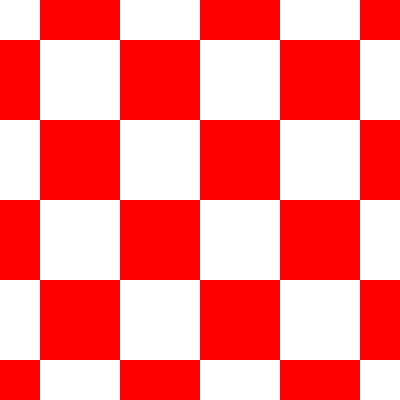
Frame 1 (no input)
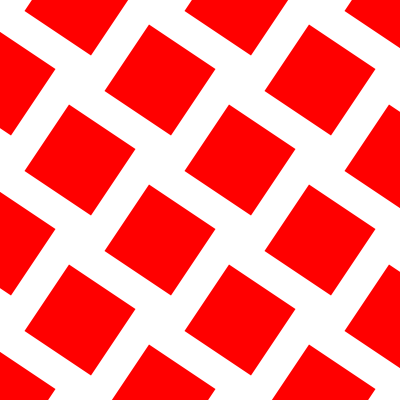
Frame 60 (the mouse pressed at the canvas centre just before this capture)
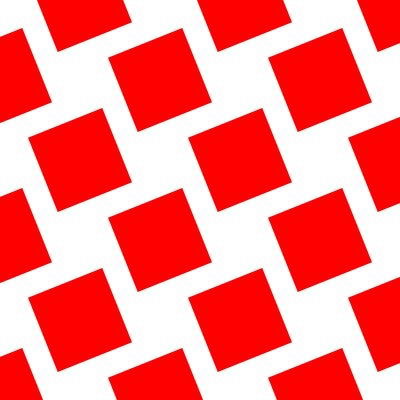
Frame 120 (the mouse held since frame 60 and released just before this capture)

The Processing sketch that drew these frames (run headless with seeded random() and noise(); from frame 60 on, the mouse is pressed at the canvas centre):

// Processing sketch: S_2018_077_checkerNegativeSpace
// ── S_2018_077_checkerNegativeSpace.pde
int div = 5;
float a;
boolean toggle=true;
float spacing;
void setup() {
  size(400, 400);
  rectMode(CENTER);
  noStroke();
  spacing = width*1.0/div;
  
}

void draw() {
  background(toggle?color(255):color(255,0,0));

  for (int i = -2; i < div+1; i++) {
    for (int j = -2; j < div+1; j++) {
      float param = 0.5*(i+j)/(div);
      if (i % 2 == 0) {
        if (j % 2 != 0) display(i*spacing, j*spacing, spacing,a);
      } else {
        if (j % 2 == 0) display(i*spacing, j*spacing, spacing,a);
      }
    }
  }

  if (a >= PI/2) {
    toggle = !toggle;
    a = 0;
  }
  a += 0.01;
}

void display(float x, float y, float spacing, float a) {

  pushMatrix();
  if (!toggle) {
    translate(spacing,0);
  }
  fill(toggle?color(255,0,0):255);
  translate(x, y);
  rotate(a);
  rect(0, 0, spacing, spacing);
  popMatrix();
}

void checkerFill(int i, int j) {
  if (i % 2 == 0) {
    if (j % 2 == 0) fill(0);
    if (j % 2 != 0) fill(255);
  } else {
    if (j % 2 == 0) fill(255);
    if (j % 2 != 0) fill(0);
  }
}

// ── M_1_Curve.pde
class Curve {
  ArrayList<PVector> vertices = new ArrayList<PVector>();
  boolean closeState;
  color curveColor;

  /* Constructor that takes PShape directly */

  Curve(PShape curve, boolean closeState, color curveColor) {
    //Add all vertices to arraylist
    for (int i = 1; i < curve.getChild(0).getVertexCount(); i++) {
      this.vertices.add(curve.getChild(0).getVertex(i).copy());
    }

    //Closed curve boolean
    this.closeState = false;
    this.curveColor = curveColor;
  }

  /* Constructor that takes vertices list
   (and possible other attributes in the future */

  Curve(ArrayList<PVector> vertices, boolean closeState, color curveColor) {
    this.vertices = vertices;

    //Closed curve boolean
    this.closeState = closeState;
    this.curveColor = curveColor;
  }
  /* Constructor that takes table made from csvfile */

  Curve(Table table, boolean closeState, color curveColor) {
    //Add all vertices to arraylist
    for (TableRow row : table.rows()) {
      PVector point = new PVector(row.getFloat(0), row.getFloat(1), row.getFloat(2));
      this.vertices.add(point);
    }
    //Closed curve boolean
    this.closeState = false;
    this.curveColor = curveColor;
  }

  void display() {
    fill(curveColor);

    beginShape();
    for (PVector p : this.vertices) {
      vertex(p.x, p.y);
    }
    endShape(CLOSE);
  }

  void scale(float scl) {
    for (int i = 0; i < vertices.size(); i++) {
      vertices.set(i, vertices.get(i).mult(scl));
    }
  }

  /* Wishlist (There's probably another library for this) */

  void offset() {
  }

  void bend() {
  }
}
